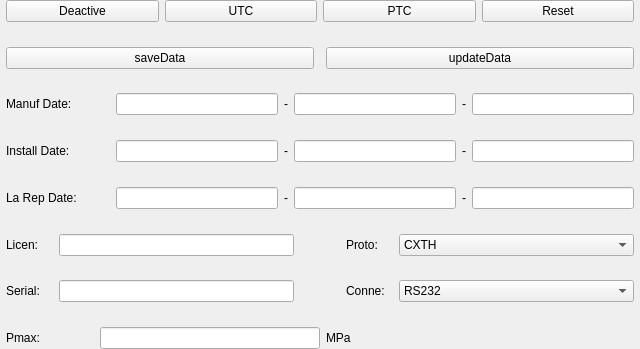
<?xml version="1.0" encoding="UTF-8"?>
<ui version="4.0">
 <class>AdminPage</class>
 <widget class="QWidget" name="AdminPage">
  <property name="geometry">
   <rect>
    <x>0</x>
    <y>0</y>
    <width>640</width>
    <height>349</height>
   </rect>
  </property>
  <property name="sizePolicy">
   <sizepolicy hsizetype="Expanding" vsizetype="Expanding">
    <horstretch>0</horstretch>
    <verstretch>0</verstretch>
   </sizepolicy>
  </property>
  <property name="windowTitle">
   <string>Form</string>
  </property>
  <layout class="QGridLayout" name="gridLayout">
   <property name="leftMargin">
    <number>6</number>
   </property>
   <property name="topMargin">
    <number>0</number>
   </property>
   <property name="rightMargin">
    <number>6</number>
   </property>
   <property name="bottomMargin">
    <number>0</number>
   </property>
   <item row="0" column="0">
    <layout class="QVBoxLayout" name="verticalLayout" stretch="1,1,1,1,1,1,1,1,1,1,1,1,1,1,1">
     <property name="spacing">
      <number>6</number>
     </property>
     <item>
      <layout class="QHBoxLayout" name="horizontalLayout_2" stretch="1,1,1,1">
       <item>
        <widget class="BtnCtrl" name="activeBtn">
         <property name="sizePolicy">
          <sizepolicy hsizetype="Expanding" vsizetype="Expanding">
           <horstretch>0</horstretch>
           <verstretch>0</verstretch>
          </sizepolicy>
         </property>
         <property name="text">
          <string>Deactive</string>
         </property>
        </widget>
       </item>
       <item>
        <widget class="BtnCtrl" name="utcBtn">
         <property name="sizePolicy">
          <sizepolicy hsizetype="Minimum" vsizetype="Expanding">
           <horstretch>0</horstretch>
           <verstretch>0</verstretch>
          </sizepolicy>
         </property>
         <property name="text">
          <string>UTC</string>
         </property>
        </widget>
       </item>
       <item>
        <widget class="BtnCtrl" name="btcBtn">
         <property name="sizePolicy">
          <sizepolicy hsizetype="Minimum" vsizetype="Expanding">
           <horstretch>0</horstretch>
           <verstretch>0</verstretch>
          </sizepolicy>
         </property>
         <property name="text">
          <string>PTC</string>
         </property>
        </widget>
       </item>
       <item>
        <widget class="BtnCtrl" name="rstBtn">
         <property name="sizePolicy">
          <sizepolicy hsizetype="Expanding" vsizetype="Expanding">
           <horstretch>0</horstretch>
           <verstretch>0</verstretch>
          </sizepolicy>
         </property>
         <property name="text">
          <string>Reset</string>
         </property>
        </widget>
       </item>
      </layout>
     </item>
     <item>
      <spacer name="verticalSpacer">
       <property name="orientation">
        <enum>Qt::Vertical</enum>
       </property>
       <property name="sizeHint" stdset="0">
        <size>
         <width>17</width>
         <height>13</height>
        </size>
       </property>
      </spacer>
     </item>
     <item>
      <layout class="QHBoxLayout" name="horizontalLayout_11" stretch="1,1">
       <property name="spacing">
        <number>12</number>
       </property>
       <item>
        <widget class="BtnCtrl" name="saveDataBtn">
         <property name="enabled">
          <bool>true</bool>
         </property>
         <property name="text">
          <string>saveData</string>
         </property>
        </widget>
       </item>
       <item>
        <widget class="BtnCtrl" name="updateDataBtn">
         <property name="text">
          <string>updateData</string>
         </property>
        </widget>
       </item>
      </layout>
     </item>
     <item>
      <spacer name="verticalSpacer_5">
       <property name="orientation">
        <enum>Qt::Vertical</enum>
       </property>
       <property name="sizeHint" stdset="0">
        <size>
         <width>20</width>
         <height>40</height>
        </size>
       </property>
      </spacer>
     </item>
     <item>
      <layout class="QHBoxLayout" name="horizontalLayout_7" stretch="1,5">
       <item>
        <widget class="QLabel" name="label_10">
         <property name="text">
          <string>Manuf Date:</string>
         </property>
        </widget>
       </item>
       <item>
        <layout class="QHBoxLayout" name="horizontalLayout_8">
         <item>
          <widget class="EditCtrl" name="manufYearEdit">
           <property name="sizePolicy">
            <sizepolicy hsizetype="Expanding" vsizetype="Expanding">
             <horstretch>0</horstretch>
             <verstretch>0</verstretch>
            </sizepolicy>
           </property>
          </widget>
         </item>
         <item>
          <widget class="QLabel" name="label_11">
           <property name="text">
            <string>-</string>
           </property>
          </widget>
         </item>
         <item>
          <widget class="EditCtrl" name="manufMonthEdit">
           <property name="sizePolicy">
            <sizepolicy hsizetype="Expanding" vsizetype="Expanding">
             <horstretch>0</horstretch>
             <verstretch>0</verstretch>
            </sizepolicy>
           </property>
          </widget>
         </item>
         <item>
          <widget class="QLabel" name="label_12">
           <property name="text">
            <string>-</string>
           </property>
          </widget>
         </item>
         <item>
          <widget class="EditCtrl" name="manufDayEdit">
           <property name="sizePolicy">
            <sizepolicy hsizetype="Expanding" vsizetype="Expanding">
             <horstretch>0</horstretch>
             <verstretch>0</verstretch>
            </sizepolicy>
           </property>
          </widget>
         </item>
        </layout>
       </item>
      </layout>
     </item>
     <item>
      <spacer name="verticalSpacer_7">
       <property name="orientation">
        <enum>Qt::Vertical</enum>
       </property>
       <property name="sizeHint" stdset="0">
        <size>
         <width>17</width>
         <height>13</height>
        </size>
       </property>
      </spacer>
     </item>
     <item>
      <layout class="QHBoxLayout" name="horizontalLayout_3" stretch="1,5">
       <item>
        <widget class="QLabel" name="label_2">
         <property name="text">
          <string>Install Date:</string>
         </property>
        </widget>
       </item>
       <item>
        <layout class="QHBoxLayout" name="horizontalLayout">
         <item>
          <widget class="EditCtrl" name="instYearEdit">
           <property name="sizePolicy">
            <sizepolicy hsizetype="Expanding" vsizetype="Expanding">
             <horstretch>0</horstretch>
             <verstretch>0</verstretch>
            </sizepolicy>
           </property>
           <property name="readOnly">
            <bool>false</bool>
           </property>
          </widget>
         </item>
         <item>
          <widget class="QLabel" name="label_7">
           <property name="text">
            <string>-</string>
           </property>
          </widget>
         </item>
         <item>
          <widget class="EditCtrl" name="instMonthEdit">
           <property name="sizePolicy">
            <sizepolicy hsizetype="Expanding" vsizetype="Expanding">
             <horstretch>0</horstretch>
             <verstretch>0</verstretch>
            </sizepolicy>
           </property>
          </widget>
         </item>
         <item>
          <widget class="QLabel" name="label_8">
           <property name="text">
            <string>-</string>
           </property>
          </widget>
         </item>
         <item>
          <widget class="EditCtrl" name="instDayEdit">
           <property name="sizePolicy">
            <sizepolicy hsizetype="Expanding" vsizetype="Expanding">
             <horstretch>0</horstretch>
             <verstretch>0</verstretch>
            </sizepolicy>
           </property>
          </widget>
         </item>
        </layout>
       </item>
      </layout>
     </item>
     <item>
      <spacer name="verticalSpacer_8">
       <property name="orientation">
        <enum>Qt::Vertical</enum>
       </property>
       <property name="sizeHint" stdset="0">
        <size>
         <width>17</width>
         <height>13</height>
        </size>
       </property>
      </spacer>
     </item>
     <item>
      <layout class="QHBoxLayout" name="horizontalLayout_9" stretch="1,5">
       <item>
        <widget class="QLabel" name="label_13">
         <property name="text">
          <string>La Rep Date:</string>
         </property>
        </widget>
       </item>
       <item>
        <layout class="QHBoxLayout" name="horizontalLayout_10">
         <item>
          <widget class="EditCtrl" name="repairYearEdit">
           <property name="sizePolicy">
            <sizepolicy hsizetype="Expanding" vsizetype="Expanding">
             <horstretch>0</horstretch>
             <verstretch>0</verstretch>
            </sizepolicy>
           </property>
          </widget>
         </item>
         <item>
          <widget class="QLabel" name="label_14">
           <property name="text">
            <string>-</string>
           </property>
          </widget>
         </item>
         <item>
          <widget class="EditCtrl" name="repairMonthEdit">
           <property name="sizePolicy">
            <sizepolicy hsizetype="Expanding" vsizetype="Expanding">
             <horstretch>0</horstretch>
             <verstretch>0</verstretch>
            </sizepolicy>
           </property>
          </widget>
         </item>
         <item>
          <widget class="QLabel" name="label_15">
           <property name="text">
            <string>-</string>
           </property>
          </widget>
         </item>
         <item>
          <widget class="EditCtrl" name="repairDayEdit">
           <property name="sizePolicy">
            <sizepolicy hsizetype="Expanding" vsizetype="Expanding">
             <horstretch>0</horstretch>
             <verstretch>0</verstretch>
            </sizepolicy>
           </property>
          </widget>
         </item>
        </layout>
       </item>
      </layout>
     </item>
     <item>
      <spacer name="verticalSpacer_2">
       <property name="orientation">
        <enum>Qt::Vertical</enum>
       </property>
       <property name="sizeHint" stdset="0">
        <size>
         <width>17</width>
         <height>13</height>
        </size>
       </property>
      </spacer>
     </item>
     <item>
      <layout class="QHBoxLayout" name="horizontalLayout_5" stretch="1,5,1,1,5">
       <item>
        <widget class="QLabel" name="label_4">
         <property name="text">
          <string>Licen:</string>
         </property>
        </widget>
       </item>
       <item>
        <widget class="EditCtrl" name="licenseEdit">
         <property name="sizePolicy">
          <sizepolicy hsizetype="Expanding" vsizetype="Expanding">
           <horstretch>0</horstretch>
           <verstretch>0</verstretch>
          </sizepolicy>
         </property>
         <property name="readOnly">
          <bool>false</bool>
         </property>
        </widget>
       </item>
       <item>
        <spacer name="horizontalSpacer_2">
         <property name="orientation">
          <enum>Qt::Horizontal</enum>
         </property>
         <property name="sizeHint" stdset="0">
          <size>
           <width>40</width>
           <height>20</height>
          </size>
         </property>
        </spacer>
       </item>
       <item>
        <widget class="QLabel" name="label">
         <property name="text">
          <string>Proto:</string>
         </property>
        </widget>
       </item>
       <item>
        <widget class="ComboCtrl" name="proCombo">
         <property name="sizePolicy">
          <sizepolicy hsizetype="Expanding" vsizetype="Expanding">
           <horstretch>0</horstretch>
           <verstretch>0</verstretch>
          </sizepolicy>
         </property>
         <item>
          <property name="text">
           <string>CXTH</string>
          </property>
         </item>
         <item>
          <property name="text">
           <string>Clarity</string>
          </property>
         </item>
        </widget>
       </item>
      </layout>
     </item>
     <item>
      <spacer name="verticalSpacer_3">
       <property name="orientation">
        <enum>Qt::Vertical</enum>
       </property>
       <property name="sizeHint" stdset="0">
        <size>
         <width>17</width>
         <height>13</height>
        </size>
       </property>
      </spacer>
     </item>
     <item>
      <layout class="QHBoxLayout" name="horizontalLayout_6" stretch="1,5,1,1,5">
       <item>
        <widget class="QLabel" name="label_5">
         <property name="text">
          <string>Serial:</string>
         </property>
        </widget>
       </item>
       <item>
        <widget class="EditCtrl" name="serialEdit">
         <property name="sizePolicy">
          <sizepolicy hsizetype="Expanding" vsizetype="Expanding">
           <horstretch>0</horstretch>
           <verstretch>0</verstretch>
          </sizepolicy>
         </property>
        </widget>
       </item>
       <item>
        <spacer name="horizontalSpacer_3">
         <property name="orientation">
          <enum>Qt::Horizontal</enum>
         </property>
         <property name="sizeHint" stdset="0">
          <size>
           <width>40</width>
           <height>20</height>
          </size>
         </property>
        </spacer>
       </item>
       <item>
        <widget class="QLabel" name="label_3">
         <property name="text">
          <string>Conne:</string>
         </property>
        </widget>
       </item>
       <item>
        <widget class="ComboCtrl" name="connectCombo">
         <property name="sizePolicy">
          <sizepolicy hsizetype="Expanding" vsizetype="Expanding">
           <horstretch>0</horstretch>
           <verstretch>0</verstretch>
          </sizepolicy>
         </property>
         <item>
          <property name="text">
           <string>RS232</string>
          </property>
         </item>
         <item>
          <property name="text">
           <string>RJ45</string>
          </property>
         </item>
        </widget>
       </item>
      </layout>
     </item>
     <item>
      <spacer name="verticalSpacer_4">
       <property name="orientation">
        <enum>Qt::Vertical</enum>
       </property>
       <property name="sizeHint" stdset="0">
        <size>
         <width>17</width>
         <height>13</height>
        </size>
       </property>
      </spacer>
     </item>
     <item>
      <layout class="QHBoxLayout" name="horizontalLayout_4" stretch="2,5,2,5">
       <item>
        <widget class="QLabel" name="label_6">
         <property name="sizePolicy">
          <sizepolicy hsizetype="Expanding" vsizetype="Expanding">
           <horstretch>0</horstretch>
           <verstretch>0</verstretch>
          </sizepolicy>
         </property>
         <property name="text">
          <string>Pmax:</string>
         </property>
        </widget>
       </item>
       <item>
        <widget class="EditCtrl" name="pmaxEdit">
         <property name="sizePolicy">
          <sizepolicy hsizetype="Expanding" vsizetype="Expanding">
           <horstretch>0</horstretch>
           <verstretch>0</verstretch>
          </sizepolicy>
         </property>
        </widget>
       </item>
       <item>
        <widget class="QLabel" name="label_9">
         <property name="text">
          <string>MPa</string>
         </property>
        </widget>
       </item>
       <item>
        <spacer name="horizontalSpacer">
         <property name="orientation">
          <enum>Qt::Horizontal</enum>
         </property>
         <property name="sizeHint" stdset="0">
          <size>
           <width>20</width>
           <height>20</height>
          </size>
         </property>
        </spacer>
       </item>
      </layout>
     </item>
    </layout>
   </item>
  </layout>
 </widget>
 <customwidgets>
  <customwidget>
   <class>BtnCtrl</class>
   <extends>QPushButton</extends>
   <header>btnctrl.h</header>
  </customwidget>
  <customwidget>
   <class>ComboCtrl</class>
   <extends>QComboBox</extends>
   <header>comboctrl.h</header>
  </customwidget>
  <customwidget>
   <class>EditCtrl</class>
   <extends>QLineEdit</extends>
   <header>editctrl.h</header>
  </customwidget>
 </customwidgets>
 <resources/>
 <connections/>
</ui>
